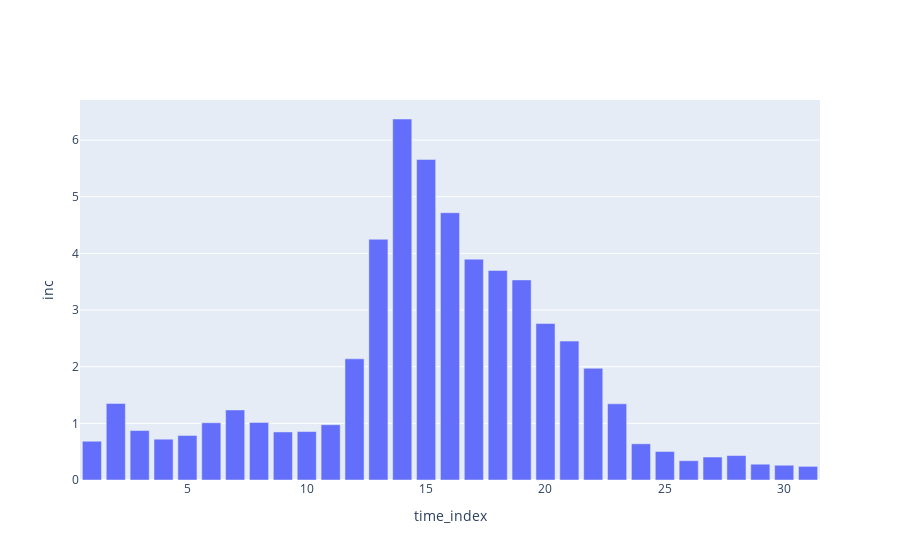

Write notebook code for a chart like this one.
### Code cell
# Plot incidences data
plot = plots.IncidenceNumberPlot()
plot.add_data(flu_data, time_key='time_index', inc_key='inc')
plot.show()

### Figure 1 — Plotly figure (JSON) as saved in the notebook; plotly's stock layout.template omitted (floating-point values rounded to 4 significant figures)
{"data": [{"name": "cases", "type": "bar", "x": [1, 2, 3, 4, 5, 6, 7, 8, 9, 10, 11, 12, 13, 14, 15, 16, 17, 18, 19, 20, 21, 22, 23, 24, 25, 26, 27, 28, 29, 30, 31], "y": [0.6842, 1.352, 0.8733, 0.7203, 0.7862, 1.011, 1.237, 1.017, 0.8483, 0.8549, 0.9759, 2.139, 4.249, 6.373, 5.658, 4.719, 3.899, 3.699, 3.532, 2.762, 2.452, 1.972, 1.345, 0.6388, 0.5036, 0.3405, 0.4056, 0.4315, 0.279, 0.261, 0.241]}], "layout": {"xaxis": {"title": {"text": "time_index"}}, "yaxis": {"title": {"text": "inc"}}}}
